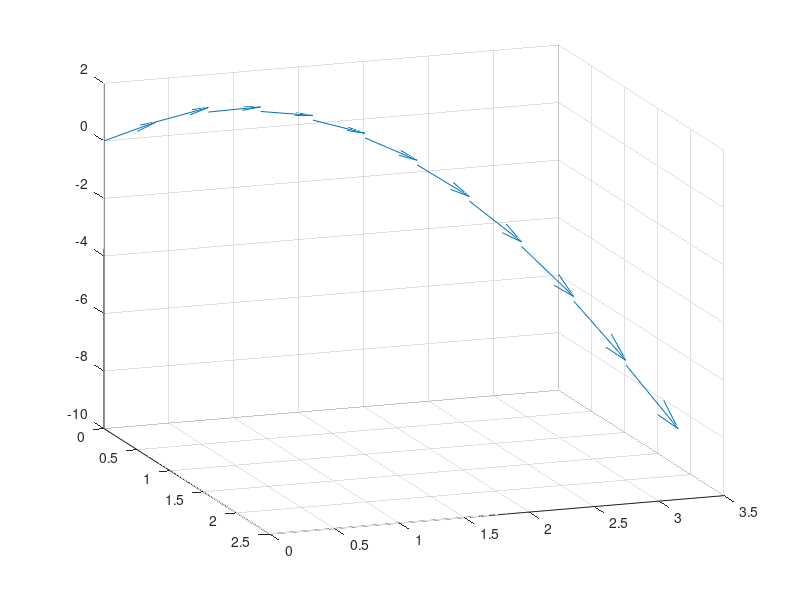

The MATLAB source for this figure:



vz = 10;            % Velocity
a = -32;            % Acceleration

t = 0:.1:1;
z = vz*t + 1/2*a*t.^2;
vx = 2;
x = vx*t;
vy = 3;
y = vy*t;
u = gradient(x);
v = gradient(y);
w = gradient(z);
scale = 0;
quiver3(x,y,z,u,v,w,scale)
view([70 18])